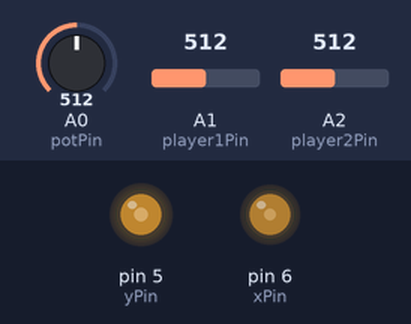
Recording of a sketch running on a simulated Arduino Uno, built with avr-gcc and run on an emulated ATmega328P. On the bench: output pins drawn as LEDs (lit = HIGH). The inputs (shaded band) are chosen by the test bench; at power-on: A2 (player2Pin) = 512, A1 (player1Pin) = 512, A0 (potPin) = 512.

Above: at 1.2 s.
1.3 s: A2 (player2Pin) set to 716
At 1.8 s:
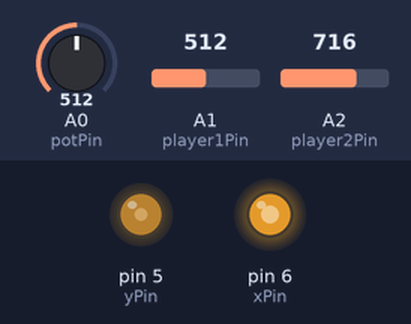
4.3 s: A1 (player1Pin) set to 306
7.3 s: A0 (potPin) set to 900
At 7.52 s:
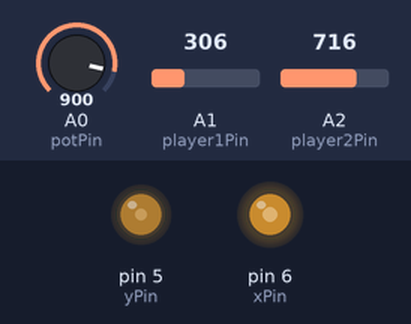
10.3 s: A0 (potPin) set to 1023
13.3 s: A1 (player1Pin) set to 900
At 15.24 s:
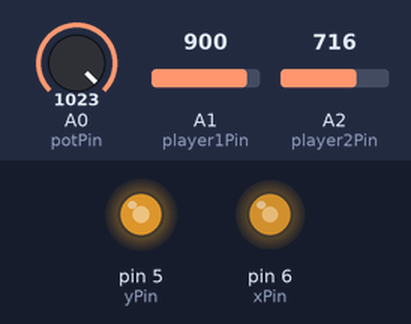
16.3 s: A2 (player2Pin) set to 122
Timing chart, 0 to 20.3 s (numbered marks = the images above; inputs shaded):
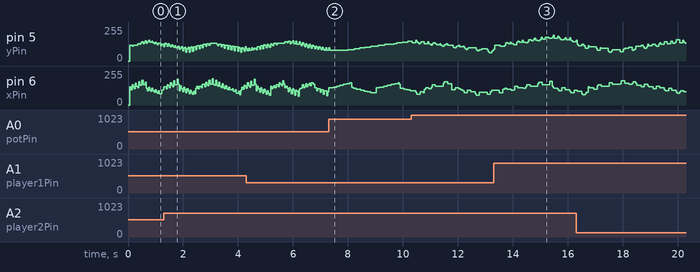

The sketch:

Pong.ino
```cpp
#define xPin 6
#define yPin 5
#define potPin A0

#define playerWidth 20
#define playerHeight 50

#define player1Pin A1
#define player2Pin A2

#define ballSize 10
#define ballSpeedMultiplier 6

#define screenWidth 254
#define minHeight  -127
#define maxHeight 	127
#define minWidth   -127
#define maxWidth  	127

#define drawBorder

// Initialising with a default
int delayTime = 1000;

class CustomVector {
	public:
		float x;
		float y;

		CustomVector() {
			x = 0;
			y = 0;
		}

		CustomVector(float _x, float _y) {
			x = _x;
			y = _y;
		}

		float mag() {
			return sqrt(pow(x, 2) + pow(y, 2));
		}

		void normalise() {
			float magnitude = mag();
			if (magnitude != 0) {
				x /= magnitude;
				y /= magnitude;
			}
		}

		void mult(float n) {
			x *= n;
			y *= n;
		}

		void setMag(float n) {
			normalise();
			mult(n);
		}

		void add(CustomVector v) {
			x += v.x;
			y += v.y;
		}
};

class Player {
	public:
		CustomVector pos;

		Player(int x) {
			pos = CustomVector(x, 0);
		}

		// Basic movement algorithm
		void update(int _pos) {
			pos.y = map(_pos, 0, 1024, -127, 127);

			// Limit player position to within screen
			if (outOfBounds()) {
				pos.y= constrain(pos.y, minHeight + (playerHeight / 2) - 1, maxHeight - (playerHeight / 2) + 1);
			}
		}

	private:
		boolean outOfBounds() {
			bool result = ((pos.y- (playerHeight / 2)) < minHeight || (pos.y+ (playerHeight / 2)) > maxHeight);
			return result;
		}
};

class Ball {
	public:
		CustomVector pos;
		CustomVector vel;

		Ball() {
			pos = CustomVector(0, 0);
			vel = CustomVector(1, 1);
			vel.setMag(ballSpeedMultiplier);
		}

		void update(Player p1, Player p2) {
			pos.add(vel);

			// Collision Detection
			// Player 1
			if ((pos.x - (ballSize / 2) <= -127 + playerWidth) && vel.x < 0) { handleHit(p1); }

			// Player 2
			if ((pos.x + (ballSize / 2) >=  127 - playerWidth) && vel.x > 0) { handleHit(p2); };

			if (abs(pos.y) + (ballSize / 2) >= 127) { vel.y *= -1; }
		}

		void handleHit(Player player) {
			int distanceAbs = abs(player.pos.y - pos.y) - (ballSize / 2);
			int distance = player.pos.y- pos.y;
			if (distanceAbs < playerHeight / 2) {
				// Hit player
				vel.x *= -1;
				vel.y = -distance / 3.5;
				vel.setMag(ballSpeedMultiplier);
			} else {
				// Hit wall
				reset();
			}
		}

	private:
		void reset() {
			pos.x = 0;
			vel.x *= -1;
		}


};

Player player1( minWidth + playerWidth);
Player player2( maxWidth - playerWidth);
Ball ball = Ball();

void setup() {
	pinMode(xPin, OUTPUT);
	pinMode(yPin, OUTPUT);
	pinMode(potPin, INPUT);

	#ifndef __INTELLISENSE__
		TCCR0A =  (TCCR0A & B10100011 + TCCR0A | B10100011);  //(1<<COM0A1 | 0<<COM0A0 | 1<<COM0B1 | 0<<COM0B0 | 1<<WGM01 | 1<<WGM00);
		TCCR0B =  (TCCR0B & B00000001 + TCCR0B | B00000001);  //(0<<FOC0A | 0<<FOC0B | 0<<WGM02 | 0<<CS02 | 0<<CS01 | 1<<CS00);
		TIMSK0 =  (TIMSK0 & B11111000);                       //(0<<OCIE0B | 0<<OCIE0A  | 0<<TOIE0);
	#endif
}

void loop() {
	int p1PosY1 = player1.pos.y - (playerHeight / 2);
	int p1PosY2 = player1.pos.y + (playerHeight / 2);

	int p2PosY1 = player2.pos.y - (playerHeight / 2);
	int p2PosY2 = player2.pos.y + (playerHeight / 2);


	#ifdef drawBorder
		vertex(-127, -127);		// LEFT		BOTTOM

		// Render Player 1
		vertex(-127, p1PosY1);
	#endif

	vertex(player1.pos.x, p1PosY1);
	vertex(player1.pos.x, p1PosY2);
	vertex(-127, p1PosY2);

	#ifdef drawBorder
		vertex(-127,  127);		// LEFT		TOP
		vertex( 127,  127);		// RIGHT	TOP

		// Render Player 2
		vertex(127, p2PosY2);
	#endif
	vertex(player2.pos.x, p2PosY2);
	vertex(player2.pos.x, p2PosY1);
	#ifdef drawBorder
		vertex(127, p2PosY1);

		vertex( 127, -127);		// RIGHT	BOTTOM
	#endif

	// Render Ball
	int ballPosXL = ball.pos.x - (ballSize / 2);
	int ballPosXR = ball.pos.x + (ballSize / 2);
	int ballPosYB = ball.pos.y - (ballSize / 2);
	int ballPosYT = ball.pos.y + (ballSize / 2);

	#ifdef drawBorder
		vertex(ball.pos.x, -127);
		vertex(ball.pos.x, ballPosYB);
	#endif

	vertex(ballPosXL, ballPosYB);
	vertex(ballPosXL, ballPosYT);
	vertex(ballPosXR, ballPosYT);
	vertex(ballPosXR, ballPosYB);

	#ifdef drawBorder
		vertex(ball.pos.x, ballPosYB);
		vertex(ball.pos.x, -127);
	#endif


	player1.update(analogRead(player1Pin));
	player2.update(analogRead(player2Pin));

	ball.update(player1, player2);
}

int prevX = 0;
int prevY = 0;

void vertex(int x, int y) {
	// float distance = sqrt(pow(prevX - x, 2) + pow(prevY - y, 2)) + 10;
	delayTime = map(analogRead(potPin), 0, 1024, 0, 2000);
	analogWrite(xPin, constrain(x, -127, 127) + 127);
	analogWrite(yPin, constrain(y, -127, 127) + 127);

	// prevX = x;
	// prevY = y;

	delayMicroseconds(delayTime);
}
```
